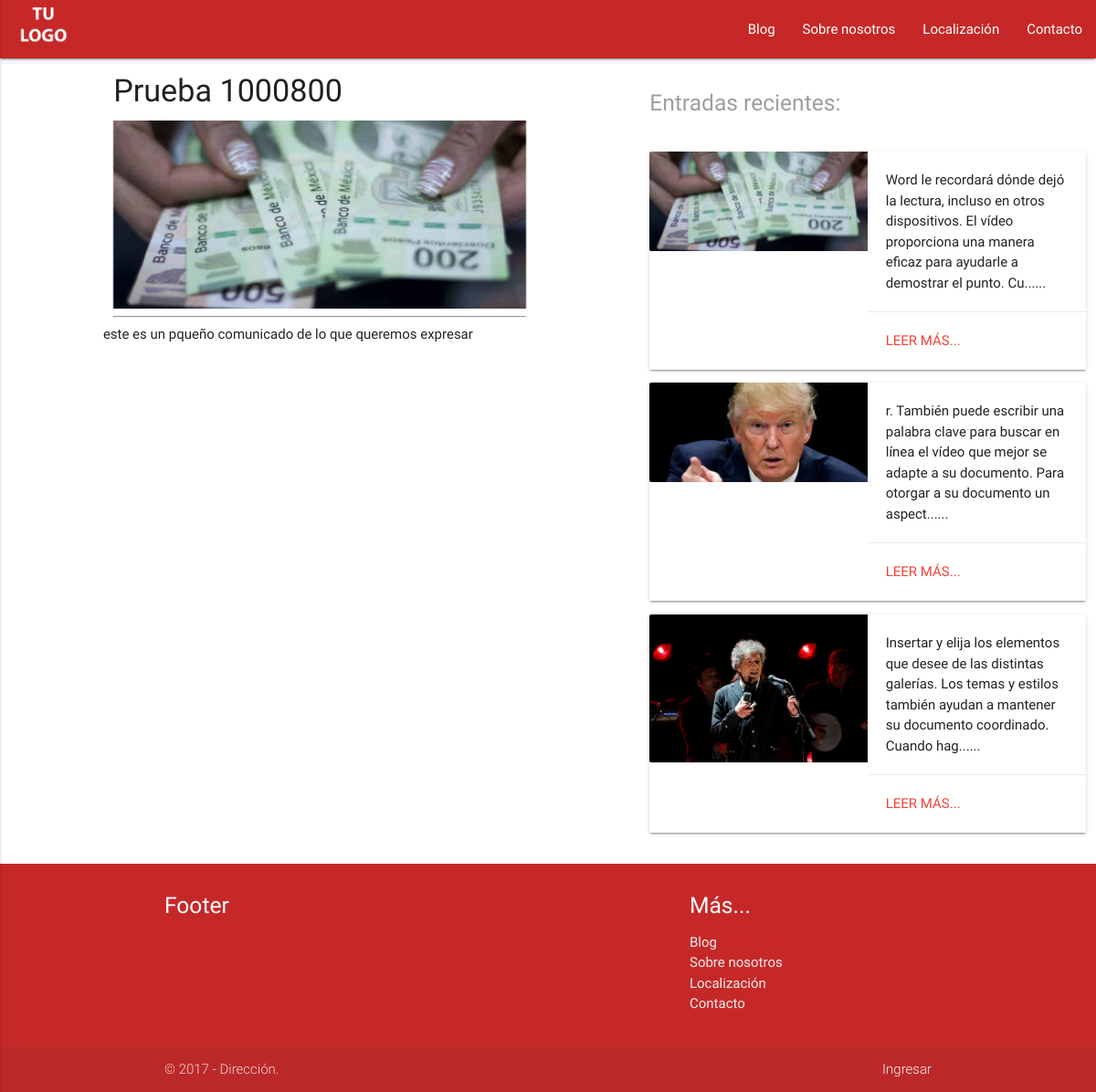
The app's page /entrada.php?id=55 with its own data.
### tables this page shows
CREATE TABLE IF NOT EXISTS `entrada` (
  `idEntrada` int(11) NOT NULL AUTO_INCREMENT,
  `autorEntrada` varchar(50) NOT NULL,
  `fechaEntrada` date NOT NULL,
  `categoriaEntrada` varchar(50) NOT NULL,
  `tituloEntrada` varchar(80) NOT NULL,
  `imgEntrada` text NOT NULL,
  `descripcionEntrada` text NOT NULL,
  `contenidoEntrada` text NOT NULL,
  PRIMARY KEY (`idEntrada`)
);

### recientes.php (the view, shortened to what this page needs)
<?php
$id = $_GET["id"];
  $consulta =  mysql_query("SELECT * FROM entrada WHERE idEntrada !='$id' ORDER BY idEntrada DESC LIMIT 3");
	while ($registro = mysql_fetch_array($consulta)) {
	echo	"<div class='card horizontal hoverable animated pulse'>";
	echo		"<div class='card-image'>";
	echo			"<img src='img/entradas/". $registro["imgEntrada"] . "'>";
	echo		"</div>";
	echo		"<div class='card-stacked'>";
	echo			"<div class='card-content'>";
	echo				"<p>" . $registro["descripcionEntrada"] . "...</p>";
	echo			"</div>";
	echo			"<div class='card-action'>";
	echo				"<a href='entrada.php?id=" . $registro["idEntrada"] . "' class='red-text'>Leer más...</a>";
	echo			"</div>";
	echo		"</div>";
	echo	"</div>";
	}
 ?>

### formatoEntrada.php (shortened to what this page needs)
<?php
					$id = $_GET["id"];
					$consulta = mysql_query("SELECT * FROM entrada WHERE idEntrada = '$id'");
					while ($registro = mysql_fetch_array($consulta)) {
						echo "<div id='titulo' class='col s12 animated fadeIn'><h4 class='left'>" . $registro["tituloEntrada"] . "</h4><br></div>";
						echo "<div id='img' ><img src='img/entradas/" . $registro["imgEntrada"] . "' class='col s12 animated fadeIn'><br></div>";
						echo "<div class='col s12'><hr></div>";
						echo "<div id='contenido' class='animated fadeIn'>" . $registro["contenidoEntrada"] . "</div>";
					}
 ?>

### records on screen
entrada: tituloEntrada "Prueba 1000800", imgEntrada (picture), contenidoEntrada "este es un pqueño comunicado de lo que queremos expresar"
entrada: imgEntrada (picture), descripcionEntrada "Word le recordará dónde dejó la lectura, incluso en otros dispositivos. El vídeo proporciona una manera eficaz para ayudarle a demostrar el punto. Cu..."
entrada: imgEntrada (picture), descripcionEntrada "r. También puede escribir una palabra clave para buscar en línea el vídeo que mejor se adapte a su documento. Para otorgar a su documento un aspect..."
entrada: imgEntrada (picture), descripcionEntrada "Insertar y elija los elementos que desee de las distintas galerías. Los temas y estilos también ayudan a mantener su documento coordinado. Cuando hag..."
